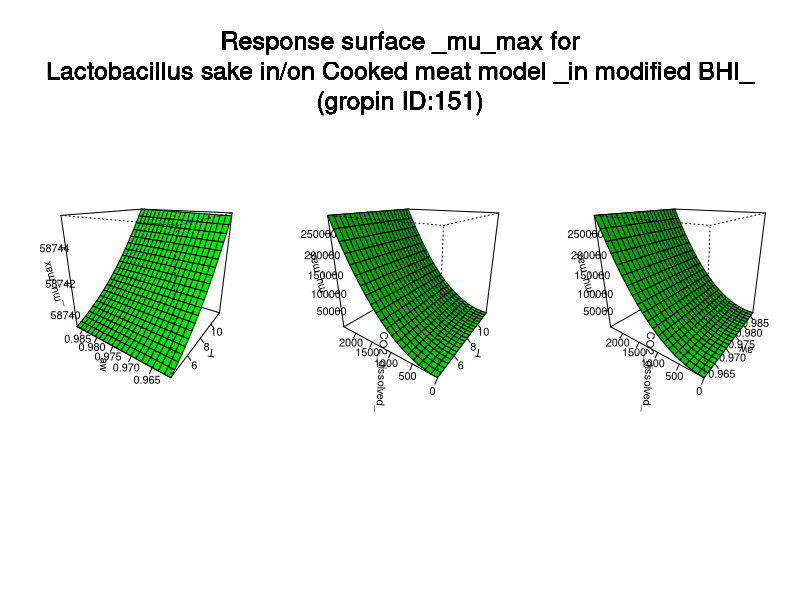

Source code (R):
#############################
# start of Parameter script
#############################
T <- seq(4.004,11.988011988012,length.out=21)
aw <- seq(0.961038961038961,0.986986,length.out=21)
CO2_dissolved_ <- seq(0,2408.59140859141,length.out=21)
#############################
# end of Parameter script
#############################
############################# 
# start of Model script Gropin ID 151 
#############################
 
# constant coefficients for this model
Im <- 0.9
m1 <- -0.61
m2 <- 4.8999999999999998E-4
m3 <- -0.91
m4 <- 0.05
m5 <- 0.05
m6 <- 0.05
m7 <- -2.3e-06
m8 <- 0.63
m9 <- -5e-04
 
variables <- data.frame(T,aw,CO2_dissolved_)
argumentsPar <- expand.grid(variables)
 
# heart of the model
response_surface <- function(T,aw,CO2_dissolved_) {
   mumax <-(Im+(m1*T)+(m2*CO2_dissolved_)+(m3*aw)+(m4*(T^2))+(m5*(CO2_dissolved_^2))+(m6*(aw^2))+(m7*T*CO2_dissolved_)+(m8*T*aw)+(m9*CO2_dissolved_*aw))

return(mumax=mumax)
} 

# output parameters
responseSurface <- cbind(argumentsPar,response_surface(argumentsPar['T'],argumentsPar['aw'],argumentsPar['CO2_dissolved_']))
colnames(responseSurface) <- c(colnames(argumentsPar),'mumax')
#############################
# End of Model script
#############################
############################# 
# start of Visualisation script Gropin ID 151 
#############################
argPar1 <- expand.grid(T,aw)
argPar2 <- expand.grid(T,CO2_dissolved_)
argPar3 <- expand.grid(aw,CO2_dissolved_)
z1 <- matrix(unlist(response_surface(argPar1[1],argPar1[2],CO2_dissolved_[10])),nrow=21)
z2 <- matrix(unlist(response_surface(argPar2[1],aw[10],argPar2[2])),nrow=21)
z3 <- matrix(unlist(response_surface(T[10],argPar3[1],argPar3[2])),nrow=21)
par(mfrow = c(1,3))
persp(T,aw,z1,col = 'green',xlab='T',ylab='aw',zlab='_mu_max',theta=305,phi=20,shade=0.25,ticktype = 'detailed')
persp(T,CO2_dissolved_,z2,col = 'green',xlab='T',ylab='CO2_dissolved_',zlab='_mu_max',theta=305,phi=20,shade=0.25,ticktype = 'detailed')
persp(aw,CO2_dissolved_,z3,col = 'green',xlab='aw',ylab='CO2_dissolved_',zlab='_mu_max',theta=305,phi=20,shade=0.25,ticktype = 'detailed')
mtext('Response surface _mu_max for
Lactobacillus sake in/on Cooked meat model _in modified BHI_
(gropin ID:151)',outer=T,  cex=1.5, line=-8.5, side=3)
#############################
# End of Visualisation script
#############################
